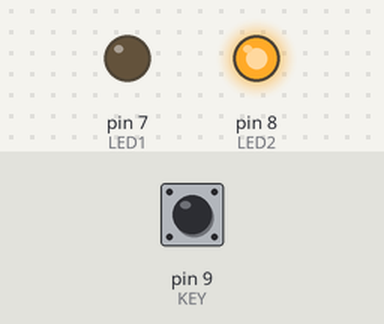
Bench run of a sketch on a simulated Arduino Uno, built with avr-gcc and run on an emulated ATmega328P. On the bench: output pins drawn as LEDs (lit = HIGH). The test bench sets the inputs (shaded band); at power-on: pin 9 (KEY) LOW.

Above: at 1.2 s.
1.3 s: pin 9 (KEY) pulled HIGH for 0.15 s
At 1.37 s:
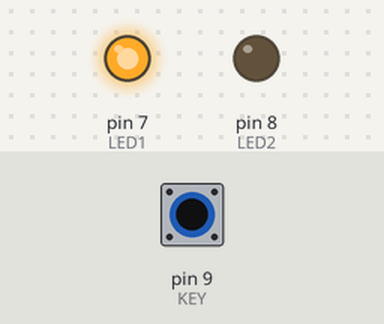
2.9 s: pin 9 (KEY) pulled HIGH for 3.2 s
At 6.5 s:
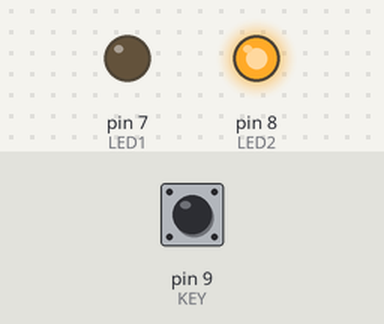
Timing chart, 0 to 8.0 s (numbered marks = the images above; inputs shaded):
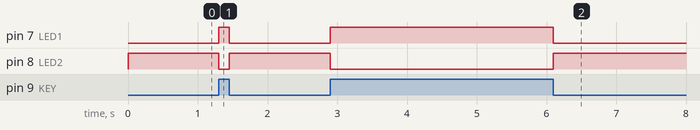

Measured:
- after the input at 1.3 s, pin 7 (LED1): LOW → HIGH at once, → LOW 0.15 s later; pin 8 (LED2): HIGH → LOW at once, → HIGH 0.15 s later
- after the input at 2.9 s, pin 7 (LED1): LOW → HIGH at once, → LOW 3.2 s later; pin 8 (LED2): HIGH → LOW at once, → HIGH 3.2 s later

The sketch:

KEY.ino
```cpp
#define LED1 7
#define LED2 8
#define KEY  9

int flag = 0;

void setup() {
  // put your setup code here, to run once:
  pinMode(LED1, OUTPUT);
  pinMode(LED2, OUTPUT);
  pinMode(KEY, INPUT);
}

void loop() {
  // put your main code here, to run repeatedly:
  if(digitalRead(KEY)){
    digitalWrite(LED1, HIGH);
    digitalWrite(LED2, LOW);
  }
  else{
    digitalWrite(LED1, LOW);
    digitalWrite(LED2, HIGH);
  }
}
```
